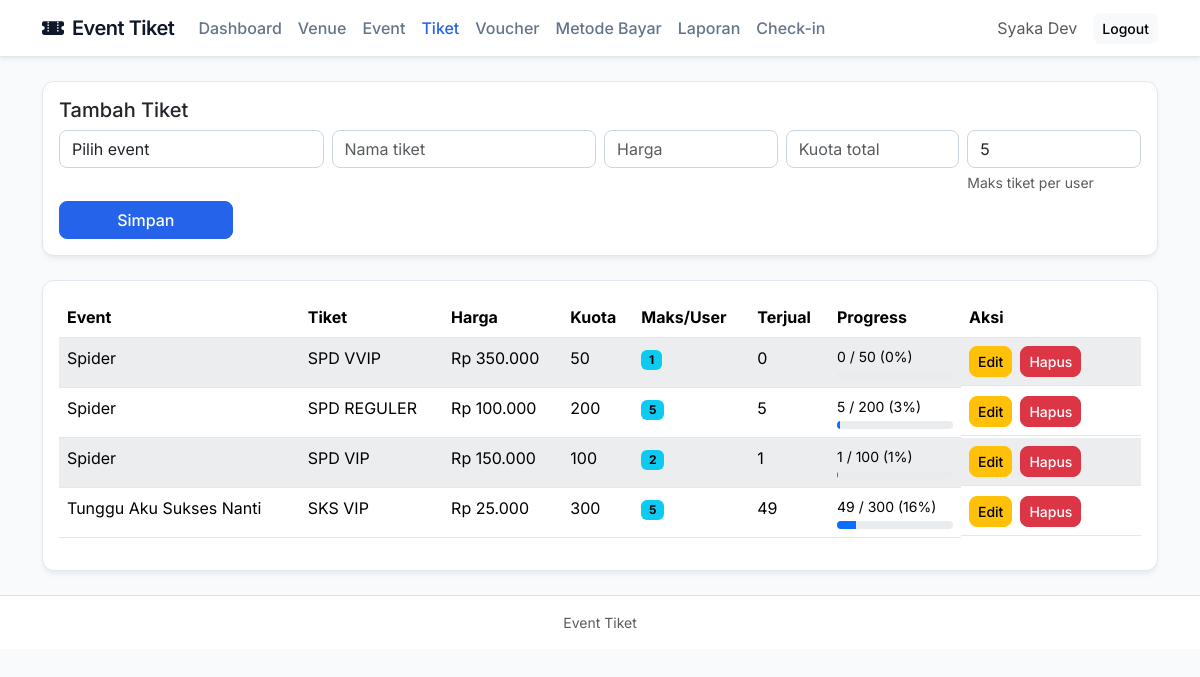
The page /index.php?page=tiket (signed in) on the database as committed earlier.
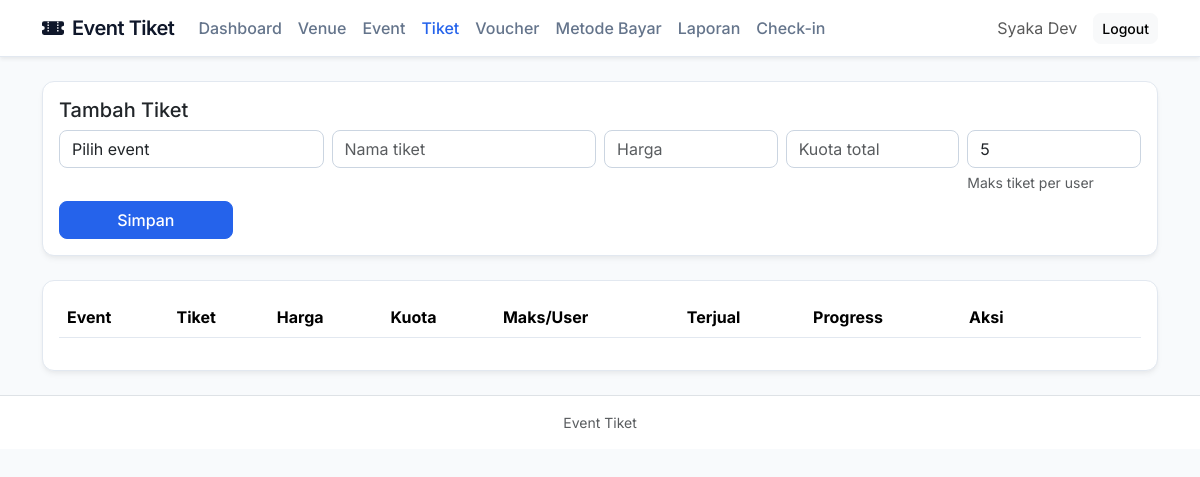
The same page on the database as committed later.
### tables this page shows
CREATE TABLE `tiket` (
  `id_tiket` int NOT NULL,
  `id_event` int DEFAULT NULL,
  `nama_tiket` varchar(50) NOT NULL,
  `harga` int NOT NULL,
  `kuota` int NOT NULL,
  `maks_per_user` int NOT NULL DEFAULT '5' COMMENT 'Batas maksimal pemesanan tiket per user'
);

CREATE TABLE `event` (
  `id_event` int NOT NULL,
  `nama_event` varchar(150) NOT NULL,
  `tanggal` date NOT NULL,
  `id_venue` int DEFAULT NULL,
  `gambar` varchar(255) DEFAULT NULL
);

### proses/bootstrap.php (called while the page is built, shortened)
<?php
function e(string $value): string
{
    return htmlspecialchars($value, ENT_QUOTES, 'UTF-8');
}

### views/admin/tiket.php (the view, shortened to what this page needs)
<?php
$edit = null;
$rows = $pdo->query("SELECT t.*, e.nama_event AS event_title, COALESCE(SUM(od.qty),0) AS sold_qty FROM tiket t JOIN event e ON e.id_event=t.id_event LEFT JOIN order_detail od ON od.id_tiket=t.id_tiket LEFT JOIN orders o ON o.id_order=od.id_order AND o.status IN ('pending', 'paid', 'confirmed') GROUP BY t.id_tiket ORDER BY t.id_tiket DESC")->fetchAll();
?>
<div class="card card-modern mb-4"><div class="card-body">
    <h5><?= $edit ? 'Edit Tiket' : 'Tambah Tiket' ?></h5>
    <form method="post" action="index.php?action=save_tiket&page=tiket" class="row g-2">
        <div class="col-md-3"><select class="form-select" name="id_event" required><option value="">Pilih event</option></select></div>
        <div class="col-md-3"><input class="form-control" name="nama_tiket" placeholder="Nama tiket" required value="<?= e($edit['nama_tiket'] ?? '') ?>"></div>
        <div class="col-md-2"><input class="form-control" type="number" min="0" name="harga" placeholder="Harga" required value="<?= e((string)($edit['harga'] ?? '')) ?>"></div>
        <div class="col-md-2"><input class="form-control" type="number" min="1" name="kuota" placeholder="Kuota total" required value="<?= e((string)($edit['kuota'] ?? '')) ?>"></div>
        <div class="col-md-2">
            <input class="form-control" type="number" min="1" name="maks_per_user" placeholder="Maks/user" required value="<?= e((string)($edit['maks_per_user'] ?? '5')) ?>" title="Batas maksimal tiket yang bisa dipesan per user">
            <div class="form-text small text-muted mt-1">Maks tiket per user</div>
        </div>
        <div class="col-md-2"><button class="btn btn-primary w-100">Simpan</button></div>
    </form>
</div></div>
<div class="card card-modern"><div class="card-body table-responsive">
<table id="table-tiket" class="table table-striped"><thead><tr><th>Event</th><th>Tiket</th><th>Harga</th><th>Kuota</th><th>Maks/User</th><th>Terjual</th><th>Progress</th><th width="180">Aksi</th></tr></thead><tbody>
<?php foreach($rows as $r): ?><tr>
<?php
    $kuota = max(1, (int)$r['kuota']);
    $terjual = (int)$r['sold_qty'];
    $persen = min(100, (int)round(($terjual / $kuota) * 100));
?>
<td><?= e($r['event_title']) ?></td><td><?= e($r['nama_tiket']) ?></td><td>Rp <?= number_format((float)$r['harga'],0,',','.') ?></td><td><?= (int)$r['kuota'] ?></td><td><span class="badge text-bg-info"><?= (int)$r['maks_per_user'] ?></span></td><td><?= (int)$r['sold_qty'] ?></td>
<td>
    <div class="small mb-1"><?= $terjual ?> / <?= (int)$r['kuota'] ?> (<?= $persen ?>%)</div>
    <div class="progress" style="height: 8px;">
        <div class="progress-bar" style="width: <?= $persen ?>%"></div>
    </div>
</td>
<td class="d-flex gap-2">
    <a class="btn btn-sm btn-warning" href="index.php?page=tiket&edit=<?= (int)$r['id_tiket'] ?>">Edit</a>
    <form method="post" action="index.php?action=delete_tiket&page=tiket" data-confirm-title="Hapus Tiket" data-confirm-message="Yakin ingin menghapus tiket ini?" data-confirm-ok-text="Ya, Hapus" data-confirm-ok-class="btn btn-danger"><button class="btn btn-sm btn-danger">Hapus</button></form>
</td>
</tr><?php endforeach; ?></tbody></table>
</div></div>
<link rel="stylesheet" href="https://cdn.datatables.net/2.0.5/css/dataTables.bootstrap5.css">

### views/template/header.php (shortened to what this page needs)
<!doctype html>
<html lang="id">
<head>
    <link href="https://cdn.jsdelivr.net/npm/bootstrap@5.3.3/dist/css/bootstrap.min.css" rel="stylesheet">
</head>
<body>
<?php
$activePage = $_GET['page'] ?? '';
?>
<nav class="navbar navbar-expand-lg navbar-light shadow-sm">
    <div class="container">
        <a class="navbar-brand fw-semibold d-flex align-items-center" href="index.php">
            Event Tiket
        </a>
        <div class="collapse navbar-collapse" id="navMain">
            <ul class="navbar-nav me-auto mb-2 mb-lg-0">
                <?php if (($_SESSION['role'] ?? '') === 'admin'): ?>
                    <li class="nav-item"><a class="nav-link <?= $activePage === 'admin_dashboard' ? 'active' : '' ?>" href="index.php?page=admin_dashboard">Dashboard</a></li>
                    <li class="nav-item"><a class="nav-link <?= $activePage === 'venue' ? 'active' : '' ?>" href="index.php?page=venue">Venue</a></li>
                    <li class="nav-item"><a class="nav-link <?= $activePage === 'event' ? 'active' : '' ?>" href="index.php?page=event">Event</a></li>
                    <li class="nav-item"><a class="nav-link <?= $activePage === 'tiket' ? 'active' : '' ?>" href="index.php?page=tiket">Tiket</a></li>
                    <li class="nav-item"><a class="nav-link <?= $activePage === 'voucher' ? 'active' : '' ?>" href="index.php?page=voucher">Voucher</a></li>
                    <li class="nav-item"><a class="nav-link <?= $activePage === 'metode_pembayaran' ? 'active' : '' ?>" href="index.php?page=metode_pembayaran">Metode Bayar</a></li>
                    <li class="nav-item"><a class="nav-link <?= $activePage === 'report_transaksi' ? 'active' : '' ?>" href="index.php?page=report_transaksi">Laporan</a></li>
                    <li class="nav-item"><a class="nav-link <?= $activePage === 'checkin' ? 'active' : '' ?>" href="index.php?page=checkin">Check-in</a></li>
                <?php elseif (($_SESSION['role'] ?? '') === 'petugas'): ?>
                    <li class="nav-item"><a class="nav-link <?= $activePage === 'report_transaksi' ? 'active' : '' ?>" href="index.php?page=report_transaksi">Laporan</a></li>
                    <li class="nav-item"><a class="nav-link <?= $activePage === 'checkin' ? 'active' : '' ?>" href="index.php?page=checkin">Check-in</a></li>
                <?php endif; ?>
            </ul>
            <span class="navbar-text me-3"><?= e($_SESSION['name'] ?? '') ?></span>
            <a class="btn btn-light btn-sm" href="auth/logout.php">Logout</a>
        </div>
    </div>
</nav>
<main class="container py-4">

### index.php (shortened to what this page needs)
<?php
require_once __DIR__ . '/proses/bootstrap.php';
$halaman = $_GET['page'] ?? (current_role() === 'admin' ? 'admin_dashboard' : 'user_dashboard');
require_once __DIR__ . '/views/template/header.php';
switch ($halaman) {
    case 'tiket':
        require __DIR__ . '/views/admin/tiket.php';
        break;
}
require_once __DIR__ . '/views/template/footer.php';

### views/template/footer.php (shortened to what this page needs)
    </main>
    <footer class="mt-auto py-3 bg-white border-top">
        <div class="container text-center small text-muted">
            Event Tiket
        </div>
    </footer>
    <div class="position-fixed top-0 end-0 p-3" style="z-index: 1090">
    </div>
</body>
</html>

### views/template/header.php (style rules this page uses)
body { background: #f8fafc; color: #334155; font-family: 'Inter', sans-serif; }
.navbar { background: #ffffff !important; border-bottom: 1px solid #e2e8f0; box-shadow: 0 1px 2px 0 rgba(0, 0, 0, 0.05); }
.navbar-brand { color: #0f172a !important; font-weight: 700; letter-spacing: -0.5px; }
.nav-link { color: #64748b !important; font-weight: 500; transition: 0.2s ease; }
.nav-link.active, .nav-link:hover { color: #2563eb !important; }
.card-modern { background: #ffffff; border: 1px solid #e2e8f0; border-radius: 12px; box-shadow: 0 4px 6px -1px rgba(0, 0, 0, 0.05), 0 2px 4px -1px rgba(0, 0, 0, 0.03); }
.btn { border-radius: 8px; font-weight: 500; }
.btn-primary { background: #2563eb; border-color: #2563eb; }
.table { color: #334155; }
.table td, .table th { border-bottom: 1px solid #e2e8f0; background: #ffffff !important; }
input.form-control, select.form-select, textarea.form-control { border: 1px solid #cbd5e1; border-radius: 8px; background: #ffffff; }
.table-striped>tbody>tr:nth-of-type(odd)>* { background-color: #f8fafc !important; }

Rows that differ between the two databases and show on the page:
removed tiket: id_event.nama_event "Spider", nama_tiket "SPD VVIP", harga "350.000", kuota "50", maks_per_user "1", sold_qty "0", terjual "0", persen "0"
removed tiket: id_event.nama_event "Spider", nama_tiket "SPD REGULER", harga "100.000", kuota "200", maks_per_user "5", sold_qty "5", terjual "5", persen "3"
removed tiket: id_event.nama_event "Spider", nama_tiket "SPD VIP", harga "150.000", kuota "100", maks_per_user "2", sold_qty "1", terjual "1", persen "1"
removed tiket: id_event.nama_event "Tunggu Aku Sukses Nanti", nama_tiket "SKS VIP", harga "25.000", kuota "300", maks_per_user "5", sold_qty "49", terjual "49", persen "16"
